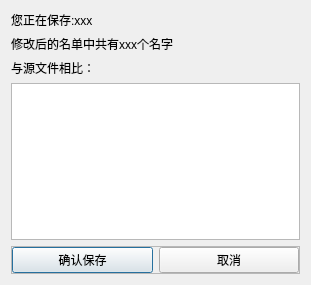
<?xml version="1.0" encoding="UTF-8"?>
<ui version="4.0">
 <class>msgbox</class>
 <widget class="QDialog" name="msgbox">
  <property name="geometry">
   <rect>
    <x>0</x>
    <y>0</y>
    <width>311</width>
    <height>285</height>
   </rect>
  </property>
  <property name="windowTitle">
   <string>msgbox</string>
  </property>
  <layout class="QGridLayout" name="gridLayout">
   <item row="4" column="0">
    <widget class="QFrame" name="frame">
     <property name="frameShape">
      <enum>QFrame::StyledPanel</enum>
     </property>
     <property name="frameShadow">
      <enum>QFrame::Raised</enum>
     </property>
     <layout class="QGridLayout" name="gridLayout_2">
      <property name="leftMargin">
       <number>0</number>
      </property>
      <property name="topMargin">
       <number>0</number>
      </property>
      <property name="rightMargin">
       <number>0</number>
      </property>
      <property name="bottomMargin">
       <number>0</number>
      </property>
      <item row="0" column="0">
       <widget class="QPushButton" name="pushButton">
        <property name="text">
         <string>确认保存</string>
        </property>
       </widget>
      </item>
      <item row="0" column="1">
       <widget class="QPushButton" name="pushButton_2">
        <property name="text">
         <string>取消</string>
        </property>
       </widget>
      </item>
     </layout>
    </widget>
   </item>
   <item row="0" column="0">
    <widget class="QLabel" name="label">
     <property name="text">
      <string>您正在保存:xxx</string>
     </property>
    </widget>
   </item>
   <item row="1" column="0">
    <widget class="QLabel" name="label_2">
     <property name="text">
      <string>修改后的名单中共有xxx个名字</string>
     </property>
    </widget>
   </item>
   <item row="3" column="0">
    <widget class="QTextBrowser" name="textBrowser"/>
   </item>
   <item row="2" column="0">
    <widget class="QLabel" name="label_3">
     <property name="text">
      <string>与源文件相比：</string>
     </property>
    </widget>
   </item>
  </layout>
 </widget>
 <resources/>
 <connections/>
</ui>
